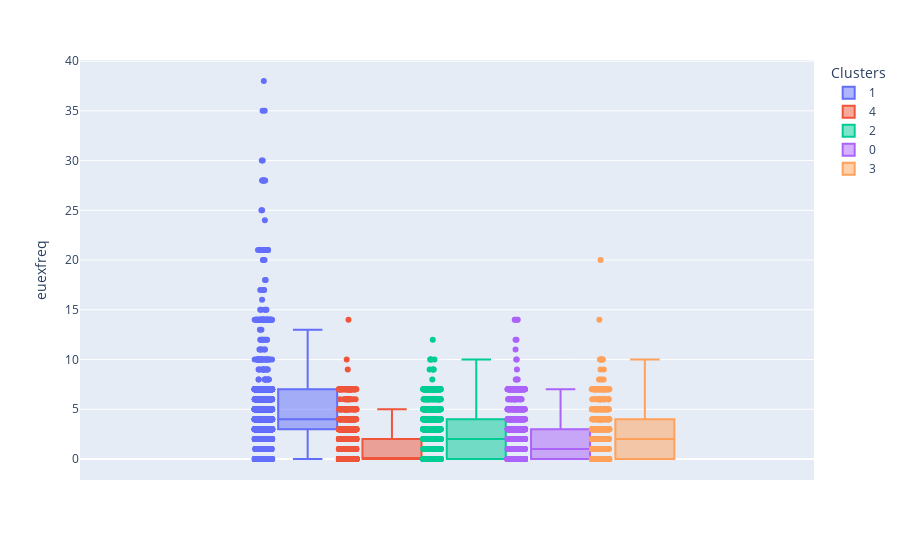
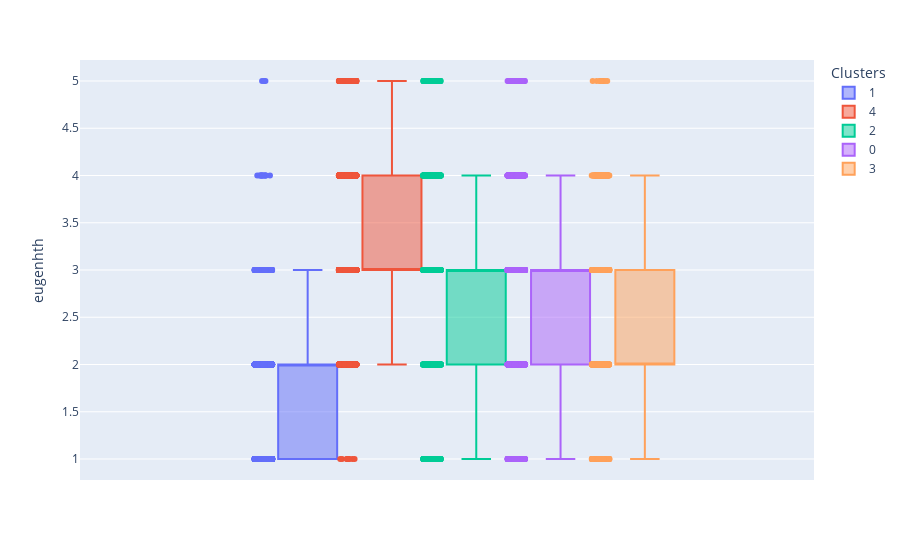
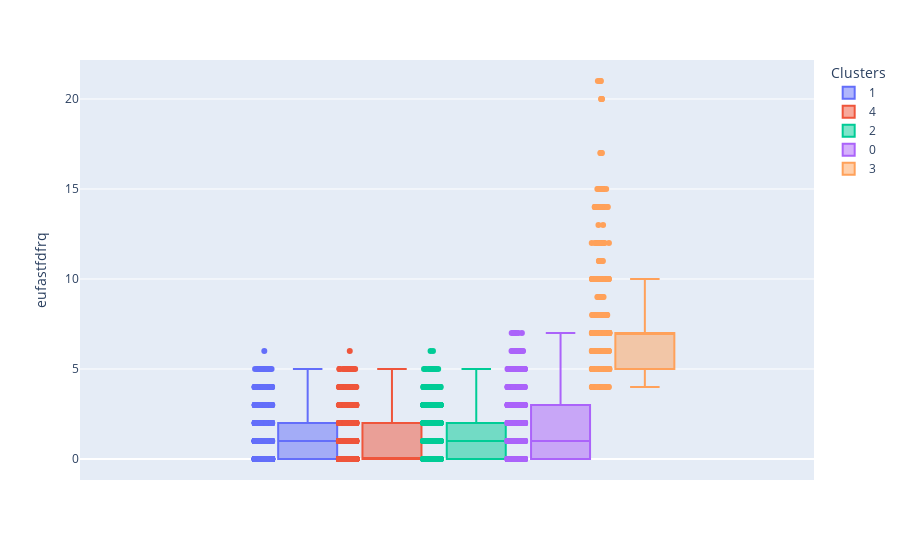
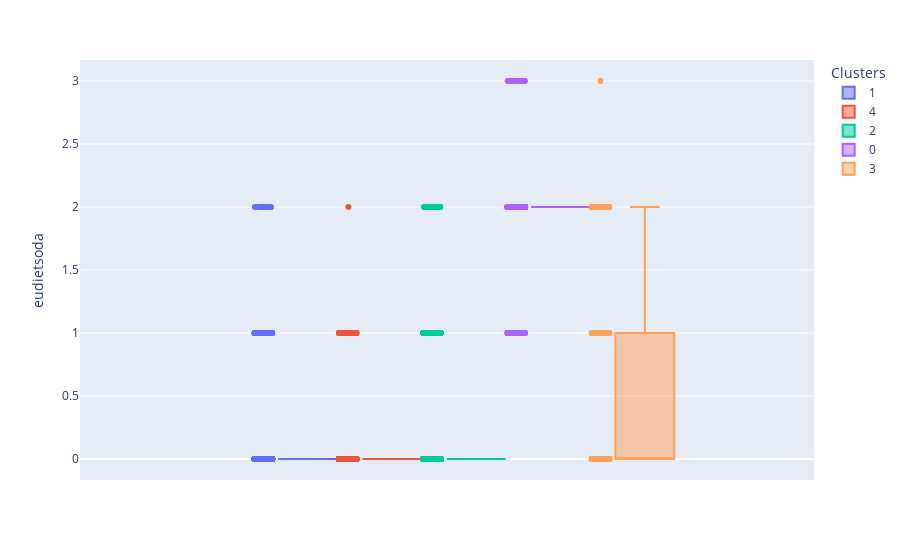

Notebook source saved alongside these figures, in order:
### Code cell
for coluna in df_graph[['euexfreq',
 'eugenhth',
 'eufastfdfrq',
 'eudietsoda',
 'euwgt',
 'euhgt',
 'imc']]:
    fig = px.box(df_graph, y=coluna, points= 'all', color='Clusters')
    fig.show()

### Figure 1 — Plotly figure (JSON) as saved in the notebook; plotly's stock layout.template omitted (floating-point values rounded to 4 significant figures; data arrays with more than 128 entries replaced by an {"elided": "..."} marker saying what was removed)
{"data": [{"alignmentgroup": "True", "boxpoints": "all", "hovertemplate": "Clusters=1<br>euexfreq=%{y}<extra></extra>", "legendgroup": "1", "marker": {"color": "#636efa"}, "name": "1", "notched": false, "offsetgroup": "1", "orientation": "v", "showlegend": true, "type": "box", "x0": " ", "xaxis": "x", "y": {"elided": "3028 int values"}, "y0": " ", "yaxis": "y"}, {"alignmentgroup": "True", "boxpoints": "all", "hovertemplate": "Clusters=4<br>euexfreq=%{y}<extra></extra>", "legendgroup": "4", "marker": {"color": "#EF553B"}, "name": "4", "notched": false, "offsetgroup": "4", "orientation": "v", "showlegend": true, "type": "box", "x0": " ", "xaxis": "x", "y": {"elided": "2616 int values"}, "y0": " ", "yaxis": "y"}, {"alignmentgroup": "True", "boxpoints": "all", "hovertemplate": "Clusters=2<br>euexfreq=%{y}<extra></extra>", "legendgroup": "2", "marker": {"color": "#00cc96"}, "name": "2", "notched": false, "offsetgroup": "2", "orientation": "v", "showlegend": true, "type": "box", "x0": " ", "xaxis": "x", "y": {"elided": "2393 int values"}, "y0": " ", "yaxis": "y"}, {"alignmentgroup": "True", "boxpoints": "all", "hovertemplate": "Clusters=0<br>euexfreq=%{y}<extra></extra>", "legendgroup": "0", "marker": {"color": "#ab63fa"}, "name": "0", "notched": false, "offsetgroup": "0", "orientation": "v", "showlegend": true, "type": "box", "x0": " ", "xaxis": "x", "y": {"elided": "1741 int values"}, "y0": " ", "yaxis": "y"}, {"alignmentgroup": "True", "boxpoints": "all", "hovertemplate": "Clusters=3<br>euexfreq=%{y}<extra></extra>", "legendgroup": "3", "marker": {"color": "#FFA15A"}, "name": "3", "notched": false, "offsetgroup": "3", "orientation": "v", "showlegend": true, "type": "box", "x0": " ", "xaxis": "x", "y": {"elided": "779 int values"}, "y0": " ", "yaxis": "y"}], "layout": {"boxmode": "group", "legend": {"title": {"text": "Clusters"}, "tracegroupgap": 0}, "margin": {"t": 60}, "xaxis": {"anchor": "y", "domain": [0, 1]}, "yaxis": {"anchor": "x", "domain": [0, 1], "title": {"text": "euexfreq"}}}}

### Figure 2 — Plotly figure (JSON) as saved in the notebook; plotly's stock layout.template omitted (floating-point values rounded to 4 significant figures; data arrays with more than 128 entries replaced by an {"elided": "..."} marker saying what was removed)
{"data": [{"alignmentgroup": "True", "boxpoints": "all", "hovertemplate": "Clusters=1<br>eugenhth=%{y}<extra></extra>", "legendgroup": "1", "marker": {"color": "#636efa"}, "name": "1", "notched": false, "offsetgroup": "1", "orientation": "v", "showlegend": true, "type": "box", "x0": " ", "xaxis": "x", "y": {"elided": "3028 int values"}, "y0": " ", "yaxis": "y"}, {"alignmentgroup": "True", "boxpoints": "all", "hovertemplate": "Clusters=4<br>eugenhth=%{y}<extra></extra>", "legendgroup": "4", "marker": {"color": "#EF553B"}, "name": "4", "notched": false, "offsetgroup": "4", "orientation": "v", "showlegend": true, "type": "box", "x0": " ", "xaxis": "x", "y": {"elided": "2616 int values"}, "y0": " ", "yaxis": "y"}, {"alignmentgroup": "True", "boxpoints": "all", "hovertemplate": "Clusters=2<br>eugenhth=%{y}<extra></extra>", "legendgroup": "2", "marker": {"color": "#00cc96"}, "name": "2", "notched": false, "offsetgroup": "2", "orientation": "v", "showlegend": true, "type": "box", "x0": " ", "xaxis": "x", "y": {"elided": "2393 int values"}, "y0": " ", "yaxis": "y"}, {"alignmentgroup": "True", "boxpoints": "all", "hovertemplate": "Clusters=0<br>eugenhth=%{y}<extra></extra>", "legendgroup": "0", "marker": {"color": "#ab63fa"}, "name": "0", "notched": false, "offsetgroup": "0", "orientation": "v", "showlegend": true, "type": "box", "x0": " ", "xaxis": "x", "y": {"elided": "1741 int values"}, "y0": " ", "yaxis": "y"}, {"alignmentgroup": "True", "boxpoints": "all", "hovertemplate": "Clusters=3<br>eugenhth=%{y}<extra></extra>", "legendgroup": "3", "marker": {"color": "#FFA15A"}, "name": "3", "notched": false, "offsetgroup": "3", "orientation": "v", "showlegend": true, "type": "box", "x0": " ", "xaxis": "x", "y": {"elided": "779 int values"}, "y0": " ", "yaxis": "y"}], "layout": {"boxmode": "group", "legend": {"title": {"text": "Clusters"}, "tracegroupgap": 0}, "margin": {"t": 60}, "xaxis": {"anchor": "y", "domain": [0, 1]}, "yaxis": {"anchor": "x", "domain": [0, 1], "title": {"text": "eugenhth"}}}}

### Figure 3 — Plotly figure (JSON) as saved in the notebook; plotly's stock layout.template omitted (floating-point values rounded to 4 significant figures; data arrays with more than 128 entries replaced by an {"elided": "..."} marker saying what was removed)
{"data": [{"alignmentgroup": "True", "boxpoints": "all", "hovertemplate": "Clusters=1<br>eufastfdfrq=%{y}<extra></extra>", "legendgroup": "1", "marker": {"color": "#636efa"}, "name": "1", "notched": false, "offsetgroup": "1", "orientation": "v", "showlegend": true, "type": "box", "x0": " ", "xaxis": "x", "y": {"elided": "3028 int values"}, "y0": " ", "yaxis": "y"}, {"alignmentgroup": "True", "boxpoints": "all", "hovertemplate": "Clusters=4<br>eufastfdfrq=%{y}<extra></extra>", "legendgroup": "4", "marker": {"color": "#EF553B"}, "name": "4", "notched": false, "offsetgroup": "4", "orientation": "v", "showlegend": true, "type": "box", "x0": " ", "xaxis": "x", "y": {"elided": "2616 int values"}, "y0": " ", "yaxis": "y"}, {"alignmentgroup": "True", "boxpoints": "all", "hovertemplate": "Clusters=2<br>eufastfdfrq=%{y}<extra></extra>", "legendgroup": "2", "marker": {"color": "#00cc96"}, "name": "2", "notched": false, "offsetgroup": "2", "orientation": "v", "showlegend": true, "type": "box", "x0": " ", "xaxis": "x", "y": {"elided": "2393 int values"}, "y0": " ", "yaxis": "y"}, {"alignmentgroup": "True", "boxpoints": "all", "hovertemplate": "Clusters=0<br>eufastfdfrq=%{y}<extra></extra>", "legendgroup": "0", "marker": {"color": "#ab63fa"}, "name": "0", "notched": false, "offsetgroup": "0", "orientation": "v", "showlegend": true, "type": "box", "x0": " ", "xaxis": "x", "y": {"elided": "1741 int values"}, "y0": " ", "yaxis": "y"}, {"alignmentgroup": "True", "boxpoints": "all", "hovertemplate": "Clusters=3<br>eufastfdfrq=%{y}<extra></extra>", "legendgroup": "3", "marker": {"color": "#FFA15A"}, "name": "3", "notched": false, "offsetgroup": "3", "orientation": "v", "showlegend": true, "type": "box", "x0": " ", "xaxis": "x", "y": {"elided": "779 int values"}, "y0": " ", "yaxis": "y"}], "layout": {"boxmode": "group", "legend": {"title": {"text": "Clusters"}, "tracegroupgap": 0}, "margin": {"t": 60}, "xaxis": {"anchor": "y", "domain": [0, 1]}, "yaxis": {"anchor": "x", "domain": [0, 1], "title": {"text": "eufastfdfrq"}}}}

### Figure 4 — Plotly figure (JSON) as saved in the notebook; plotly's stock layout.template omitted (floating-point values rounded to 4 significant figures; data arrays with more than 128 entries replaced by an {"elided": "..."} marker saying what was removed)
{"data": [{"alignmentgroup": "True", "boxpoints": "all", "hovertemplate": "Clusters=1<br>eudietsoda=%{y}<extra></extra>", "legendgroup": "1", "marker": {"color": "#636efa"}, "name": "1", "notched": false, "offsetgroup": "1", "orientation": "v", "showlegend": true, "type": "box", "x0": " ", "xaxis": "x", "y": {"elided": "3028 int values"}, "y0": " ", "yaxis": "y"}, {"alignmentgroup": "True", "boxpoints": "all", "hovertemplate": "Clusters=4<br>eudietsoda=%{y}<extra></extra>", "legendgroup": "4", "marker": {"color": "#EF553B"}, "name": "4", "notched": false, "offsetgroup": "4", "orientation": "v", "showlegend": true, "type": "box", "x0": " ", "xaxis": "x", "y": {"elided": "2616 int values"}, "y0": " ", "yaxis": "y"}, {"alignmentgroup": "True", "boxpoints": "all", "hovertemplate": "Clusters=2<br>eudietsoda=%{y}<extra></extra>", "legendgroup": "2", "marker": {"color": "#00cc96"}, "name": "2", "notched": false, "offsetgroup": "2", "orientation": "v", "showlegend": true, "type": "box", "x0": " ", "xaxis": "x", "y": {"elided": "2393 int values"}, "y0": " ", "yaxis": "y"}, {"alignmentgroup": "True", "boxpoints": "all", "hovertemplate": "Clusters=0<br>eudietsoda=%{y}<extra></extra>", "legendgroup": "0", "marker": {"color": "#ab63fa"}, "name": "0", "notched": false, "offsetgroup": "0", "orientation": "v", "showlegend": true, "type": "box", "x0": " ", "xaxis": "x", "y": {"elided": "1741 int values"}, "y0": " ", "yaxis": "y"}, {"alignmentgroup": "True", "boxpoints": "all", "hovertemplate": "Clusters=3<br>eudietsoda=%{y}<extra></extra>", "legendgroup": "3", "marker": {"color": "#FFA15A"}, "name": "3", "notched": false, "offsetgroup": "3", "orientation": "v", "showlegend": true, "type": "box", "x0": " ", "xaxis": "x", "y": {"elided": "779 int values"}, "y0": " ", "yaxis": "y"}], "layout": {"boxmode": "group", "legend": {"title": {"text": "Clusters"}, "tracegroupgap": 0}, "margin": {"t": 60}, "xaxis": {"anchor": "y", "domain": [0, 1]}, "yaxis": {"anchor": "x", "domain": [0, 1], "title": {"text": "eudietsoda"}}}}
